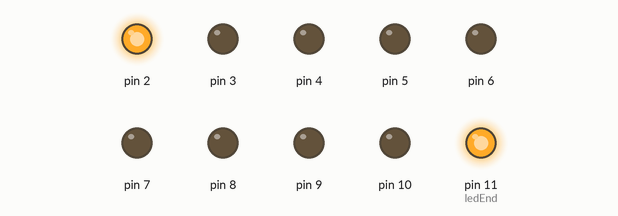
Simulated run of this sketch. Board: Arduino Uno, built with avr-gcc and run on an emulated ATmega328P. Parts: output pins drawn as LEDs (lit = HIGH).

Above: at 0.05 s.
At 4.85 s:
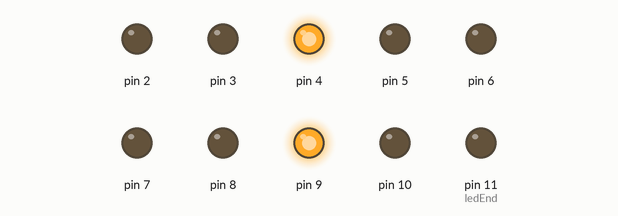
At 9.85 s:
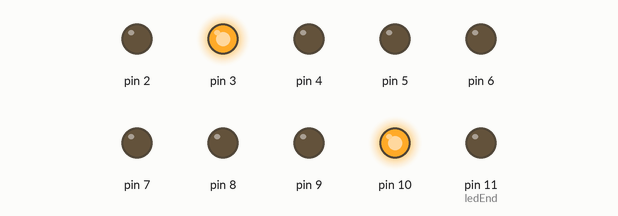
At 19.95 s:
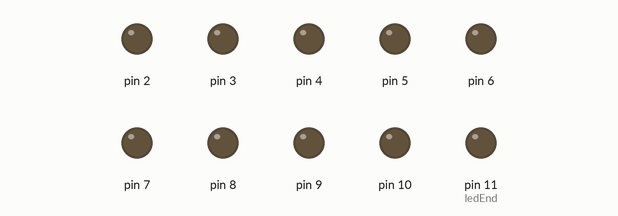
At 30.05 s:
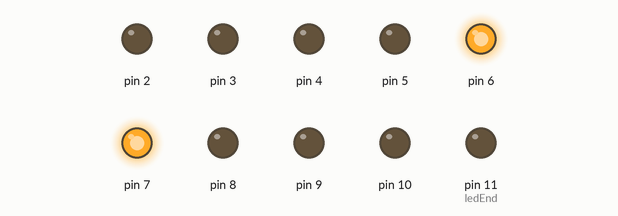
At 39.85 s:
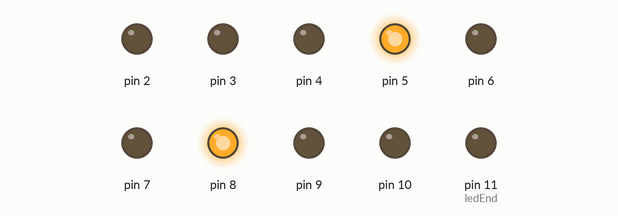
Timing chart, 0 to 40.0 s (numbered marks = the images above):
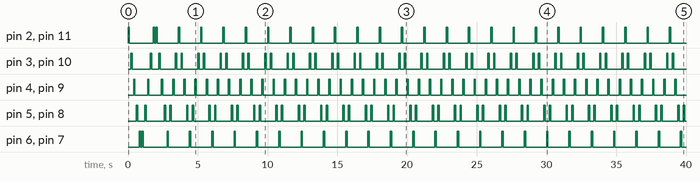

Measured:
- by itself, pin 2, pin 11 (ledEnd): goes HIGH 0.10 s, LOW 1.7 s, HIGH 0.10 s, LOW 0.10 s, 23 × (HIGH 0.10 s, LOW 1.5 s), HIGH 0.10 s, then LOW
- by itself, pin 3, pin 5, pin 8, pin 10: moves between LOW and HIGH, repeating every 12.8 s
- by itself, pin 4, pin 9: goes HIGH 0.10 s, LOW 0.90 s, HIGH 0.10 s, LOW 0.90 s, 46 × (HIGH 0.10 s, LOW 0.70 s), HIGH 0.10 s, then LOW
- by itself, pin 6, pin 7: goes HIGH 0.10 s, LOW 0.10 s, HIGH 0.10 s, LOW 1.7 s, 23 × (HIGH 0.10 s, LOW 1.5 s), HIGH 0.10 s, then LOW

The sketch:

10-led-nang-cao.ino
```cpp
 int ledStart = 2;
int ledEnd = 11;

void setup() {
  for(int led = ledStart; led <= ledEnd; led++){
    pinMode(led, OUTPUT);
  }
}

bool check = 0;

void loop() {
  for(int led = ledStart; led <= ledEnd / 2 + 1; led++){
    digitalWrite(led, HIGH);
    digitalWrite(ledEnd - led + ledStart, HIGH);
    delay(100);
    digitalWrite(led, LOW);
    digitalWrite(ledEnd - led + ledStart, LOW);
    delay(100);
  }

  for(int led = ledEnd / 2 + 1; led >= ledStart; led--){
    if((check == 1 && led == ledEnd / 2 + 1 ) || (check == 1 && led == ledStart)) continue;
    digitalWrite(led, HIGH);
    digitalWrite(ledEnd - led + ledStart, HIGH);
    delay(100);
    digitalWrite(led, LOW);
    digitalWrite(ledEnd - led + ledStart, LOW);
    delay(100);
  }
  check = 1;
}
```
